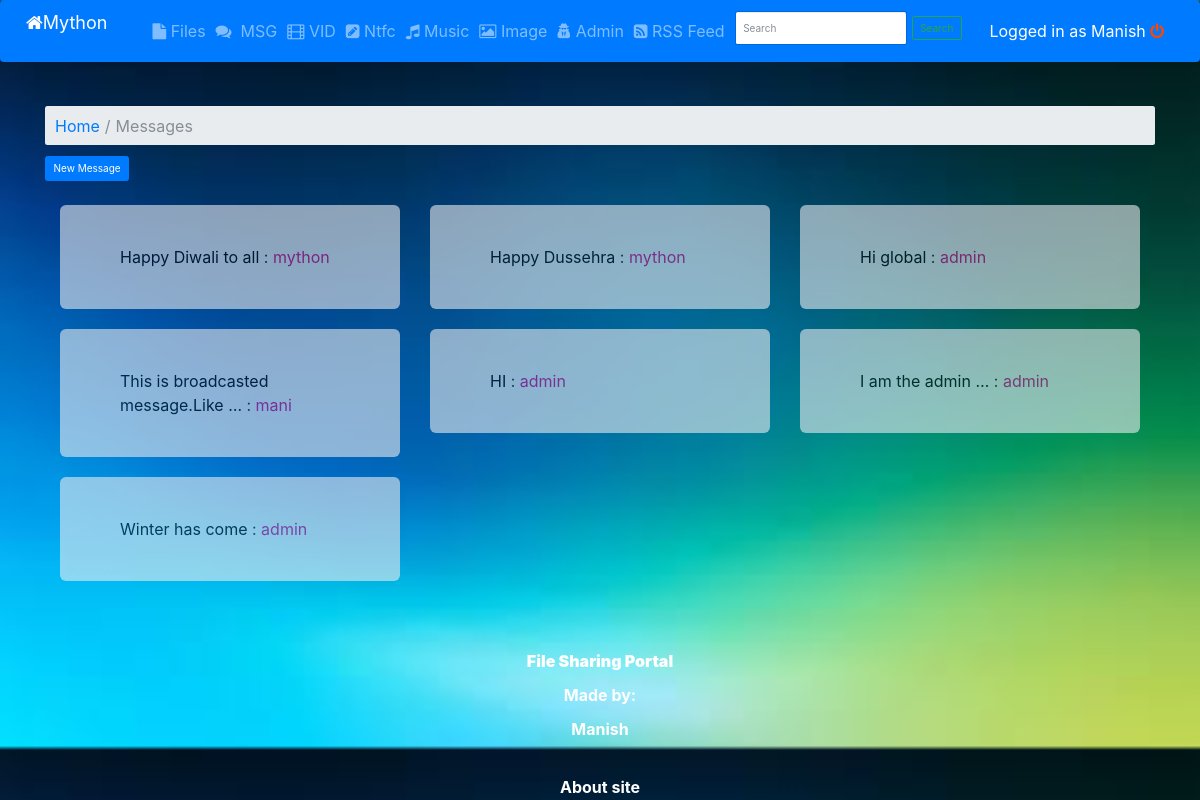
The app's page /webapp/messages_all/ (signed in) with its own data.
### webapp/models.py (models this page shows, shortened)
class Message(models.Model):
    message = models.CharField(max_length=1000)
    sender = models.CharField(max_length=300, blank=True)

### webapp/views.py (the view)
def messages_all(request):
    if request.user.is_authenticated():
        msg = models.Message.objects.all().order_by("-pk")
        context = {'all_messages': msg}
        return render(request, 'webapp/messages_all.html', context)
    else:
        return render(request, 'webapp/home.html', context=None)

### webapp/templates/webapp/messages_all.html (shortened to what this page needs)
{%  extends "webapp/includes/base.html" %}
{% block content %}
    <body style="font-size: medium;background-image:url('../../../media/assets/wall11.jpg') ;background-attachment: fixed ;background-size: 100%">
    {% include 'webapp/includes/navbar.html' %}
<br/>
    <div class="container">
 <nav class="breadcrumb">
  <a class="breadcrumb-item" href="{% url 'webapp:index' %}">Home</a>
  <span class="breadcrumb-item active">Messages</span>
</nav>
</div>
<div class="container">
<form  action="{%   url 'webapp:add_message' %}">
<input class="btn btn-primary" type="submit" value="New Message"  /><br/>
    <br/>
</form>
{% include 'webapp/show/msgshow.html' with msgquery=all_messages %}
</div>
    {% include 'webapp/includes/footer.html' %}
    </body>
{%  endblock %}

### webapp/templates/webapp/includes/navbar.html (shortened to what this page needs)
{% block navbar %}
{%  load staticfiles %}
    {% block head %}
        <link rel="stylesheet" href="https://maxcdn.bootstrapcdn.com/bootstrap/3.3.7/css/bootstrap.min.css">
        <link rel="stylesheet" href="https://cdnjs.cloudflare.com/ajax/libs/font-awesome/4.7.0/css/font-awesome.min.css">
<link rel='stylesheet' href="{%  static 'css/bootstrap.min.css' %}" type='text/css'/>
{% endblock %}
        <nav class="navbar navbar-expand-lg navbar-dark bg-primary">
  <a class="navbar-brand" href="{%  url 'webapp:index' %}" style="font-size: large"><i class="fa fa-home"></i>Mython</a>
  <div class="collapse navbar-collapse" id="navbarSupportedContent">
    <ul class="navbar-nav mr-auto">
      <li class="nav-item">
        <a class="nav-link" href="{% url 'webapp:file_all' %}"><i class="fa fa-file"></i>  Files</a>
      </li>
        <li><a class="nav-link" href="{% url 'webapp:messages_all' %}" ><i class="fa fa-comments"></i>&nbsp; MSG</a>
        </li>
        <li><a class="nav-link" href="{% url 'webapp:vid_all' %}" ><i class="fa fa-film"></i> VID</a>
        </li>
      <li class="nav-item">
        <a class="nav-link" href="{% url 'webapp:notification_all' %}"><i class="fa fa-pencil-square"></i> Ntfc</a>
      </li>
      <li class="nav-item">
        <a class="nav-link" href="{% url 'webapp:album_all' %}"><i class="fa fa-music"></i> Music</a>
      </li>
        <li class="nav-item">
        <a class="nav-link" href="{% url 'webapp:img_all' %}"><i class="fa fa-picture-o"></i> Image</a>
      </li>
        <li class="nav-item">
        <a class="nav-link" href="http://127.0.0.1:8000/admin/"><i class="fa fa-user-secret"></i> Admin</a>
      </li>
      <li class="nav-item">
        <a class="nav-link " href="{% url 'webapp:rss' %}"><i class="fa fa-rss-square">  </i>  RSS Feed</a>
      </li>
    <li class="nav-link">
    <form class="form-inline my-2 my-lg-0" method="get" action="{% url 'webapp:search' %}">
      <input class="form-control mr-sm-2" type="text" placeholder="Search" aria-label="Search" name="q">
      <button class="btn btn-outline-success my-2 my-sm-0" type="submit">Search</button>
    </form>
    </li>
    </ul>
        <a class="nav-link " href="{% url 'webapp:user_logout' %}" style="color: inherit">Logged in as {{ request.user.first_name }} <i class="fa fa-power-off" style="color: orangered" href="{% url 'webapp:user_logout' %}">  </i> </a>
  </div>
</nav>
{% endblock %}

### webapp/templates/webapp/show/msgshow.html
{% block msgshow %}
    <div class="container">
    <div class="row">
    {% for msg in msgquery %}
          <div class="col-sm-4">
           <div class="jumbotron" style="opacity: 0.6">
    <a href=" /webapp/message/{{ msg.id }}" style="color: #000000">{{ msg.message|truncatewords:'4' }}</a>   : <a style="color: mediumvioletred">{{ msg.sender }}</a>
    </div>
</div>
    {%  endfor %}</div>
    </div>
{% endblock %}

### records on screen
Message: message "Happy Diwali to all", sender "mython"
Message: message "Happy Dussehra", sender "mython"
Message: message "Hi global", sender "admin"
Message: message "This is broadcasted message.Like …", sender "mani"
Message: message "HI", sender "admin"
Message: message "I am the admin …", sender "admin"
Message: message "Winter has come", sender "admin"

### other values on screen
{{ request.user.first_name }} "Manish"
